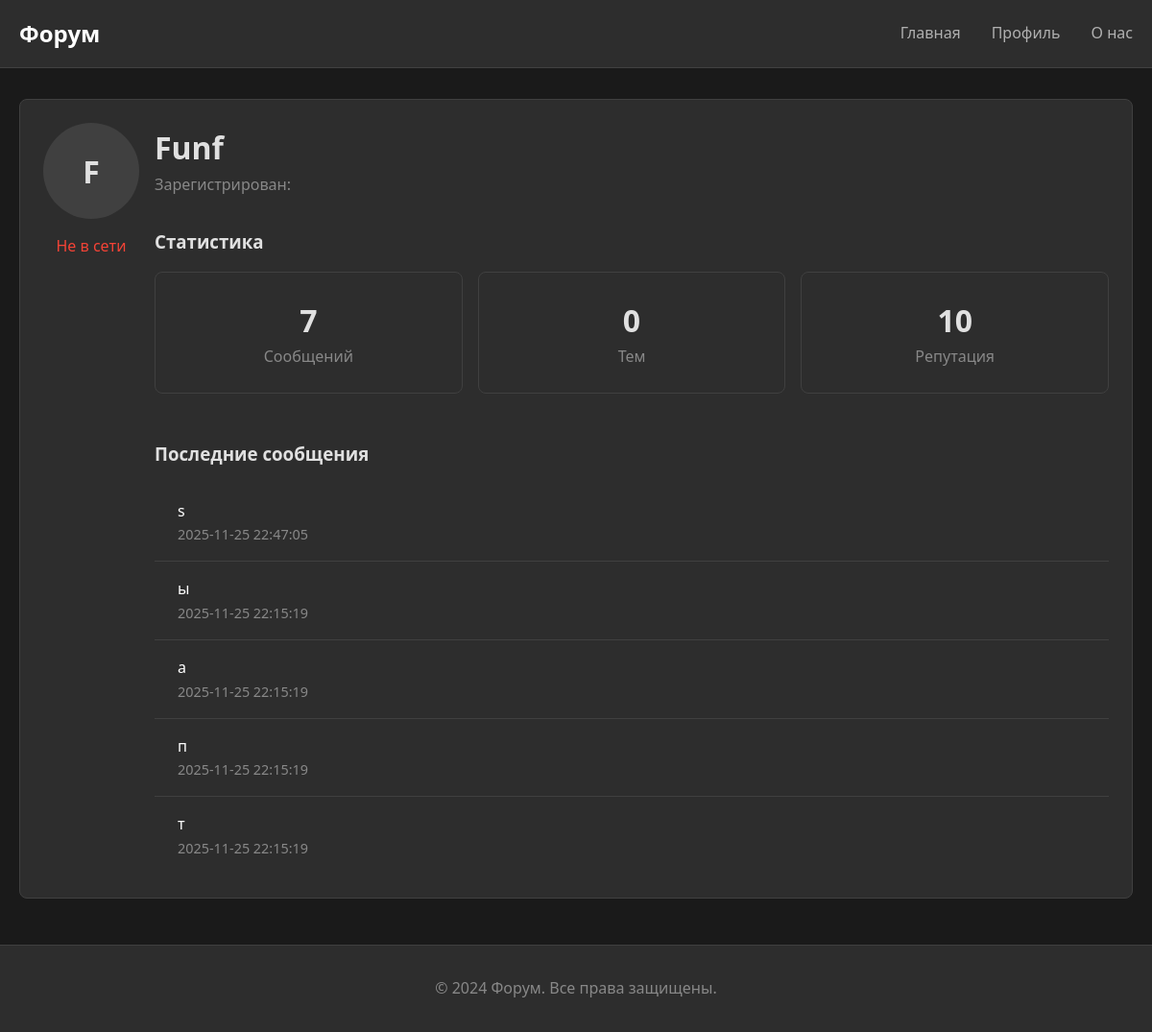
Before: /profile/Funf with the older database file.
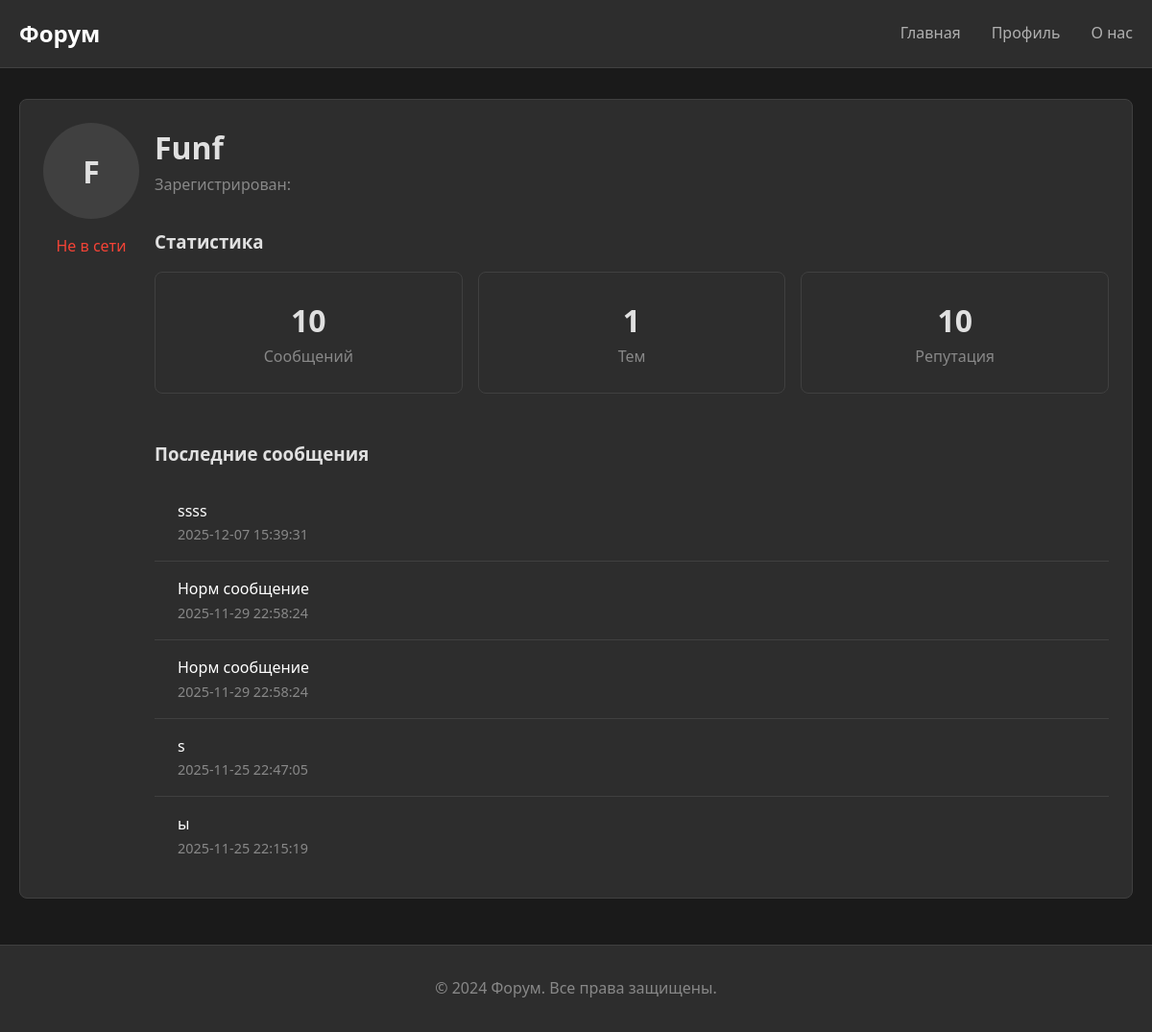
After: the same page with the newer database file.
### app3.py (models this page shows, shortened)
class Post(db.Model):
    __tablename__ = 'posts'
    id = db.Column(db.Integer, primary_key=True)
    user_id = db.Column(db.Integer, db.ForeignKey('users.id'), nullable=False)
    topic_id = db.Column(db.Integer, db.ForeignKey('topics.id'), nullable=False)
    content = db.Column(db.Text, nullable=False)
    created_at = db.Column(db.DateTime, default=datetime.now().replace(microsecond=0))

### app3.py (the view)
@app.route('/profile/')
@app.route('/profile/<string:username>')
def profile(username=None):
    if username is None:
        if 'user_id' not in session:
            flash('Для просмотра профиля необходимо войти в систему')
            return redirect(url_for('login'))
        user_id = session['user_id']
        user = User.query.get(user_id)
        if not user:
            flash('Пользователь не найден')
            return redirect(url_for('login'))
    else:
        user = User.query.filter(User.username == username).first()
        if not user:
            flash('Пользователь не найден')
            return redirect(url_for('index'))  # или куда-то еще
    user.is_online = session.get('online', False) if username is None else False
    user.post_count = len(Post.query.filter(Post.user_id==user.id).all())
    user.topic_count = len(Topic.query.filter(Topic.user_id==user.id).all())
    user.reputation = 10
    recent_posts = Post.query\
        .join(Topic, Post.topic_id == Topic.id)\
        .add_columns(
            Post.id,
            Post.content,
            Post.created_at,
            Post.topic_id,
            Topic.title.label('topic_title')
        )\
        .filter(Post.user_id==user.id)\
        .order_by(Post.created_at.desc())\
        .limit(5)\
        .all()
    return render_template('profile.html', user=user, recent_posts=recent_posts)

### templates/profile.html (shortened to what the changed rows need)
<html lang="ru">
<head>
    <link rel="stylesheet" href="{{ url_for('static', filename='css/styles.css') }}">
</head>
<body>
    <main class="main-content">
        <div class="container">
            <div class="card">
                <div class="card-body">
                    <div class="flex gap-4" style="align-items: flex-start;">
                        <div style="flex: 1;">
                            <h1>{{ user.username }}</h1>
                            <div style="margin: 2rem 0;">
                                <div class="flex gap-4">
                                    <div class="card" style="flex: 1; text-align: center;">
                                        <div class="card-body">
                                            <div style="font-size: 2rem; font-weight: bold;">{{ user.post_count }}</div>
                                            <div class="text-muted">Сообщений</div>
                                        </div>
                                    </div>
                                    <div class="card" style="flex: 1; text-align: center;">
                                        <div class="card-body">
                                            <div style="font-size: 2rem; font-weight: bold;">{{ user.topic_count }}</div>
                                            <div class="text-muted">Тем</div>
                                        </div>
                                    </div>
                                </div>
                            </div>
                            <div>
                                <ul class="list">
                                    {% for post in recent_posts %}
                                    <li class="list-item">
                                        <a href="{{ url_for('topic', topic_id=post.topic_id) }}" style="color: #ffffff; text-decoration: none;">
                                            {{ post.content }}
                                        </a>
                                        <div class="text-muted text-small">{{ post.created_at }}</div>
                                    </li>
                                    {% endfor %}
                                </ul>
                            </div>
                        </div>
                    </div>
                </div>
            </div>
        </div>
    </main>
</body>
</html>

Changed rows visible on the page:
no longer on this page (row unchanged): Post: content "а", created_at "2025-11-25 22:15:19"
no longer on this page (row unchanged): Post: content "п", created_at "2025-11-25 22:15:19"
no longer on this page (row unchanged): Post: content "т", created_at "2025-11-25 22:15:19"
added Post: content "ssss", created_at "2025-12-07 15:39:31"
added Post: content "Норм сообщение", created_at "2025-11-29 22:58:24"
added Post: content "Норм сообщение", created_at "2025-11-29 22:58:24"
Other visible differences:
{{ user.post_count }}: "7" → "10"
{{ user.topic_count }}: "0" → "1"
